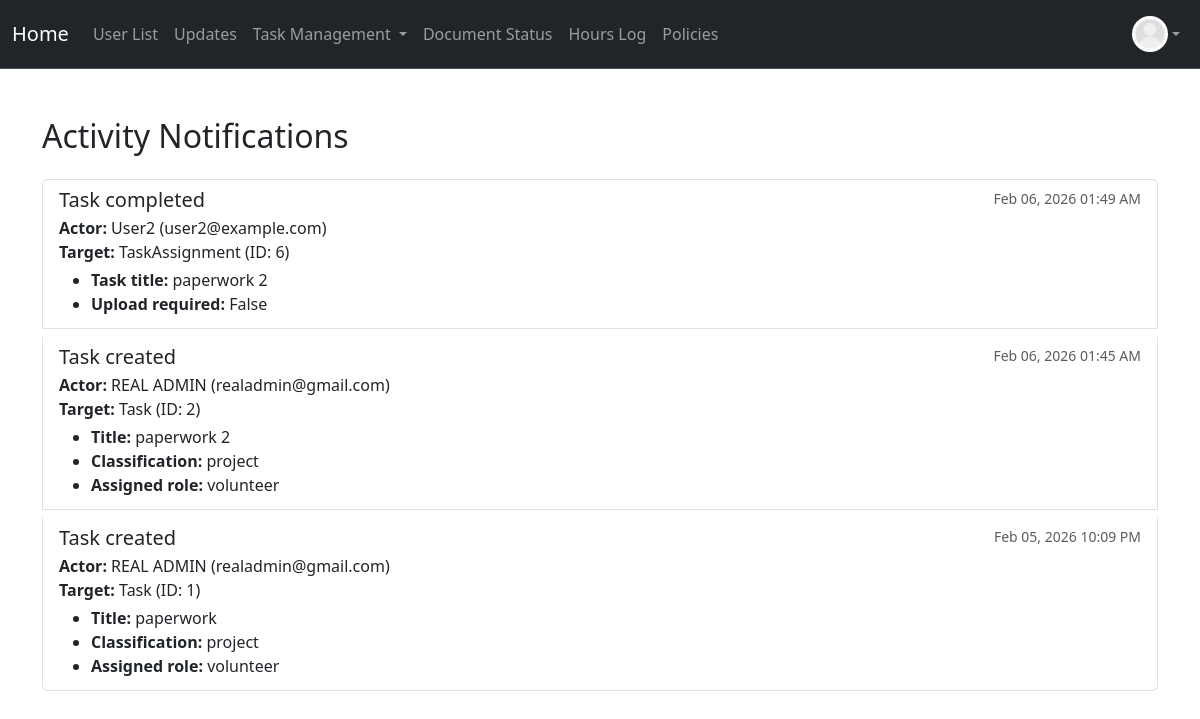
The page /notification (signed in) on the database as committed earlier.
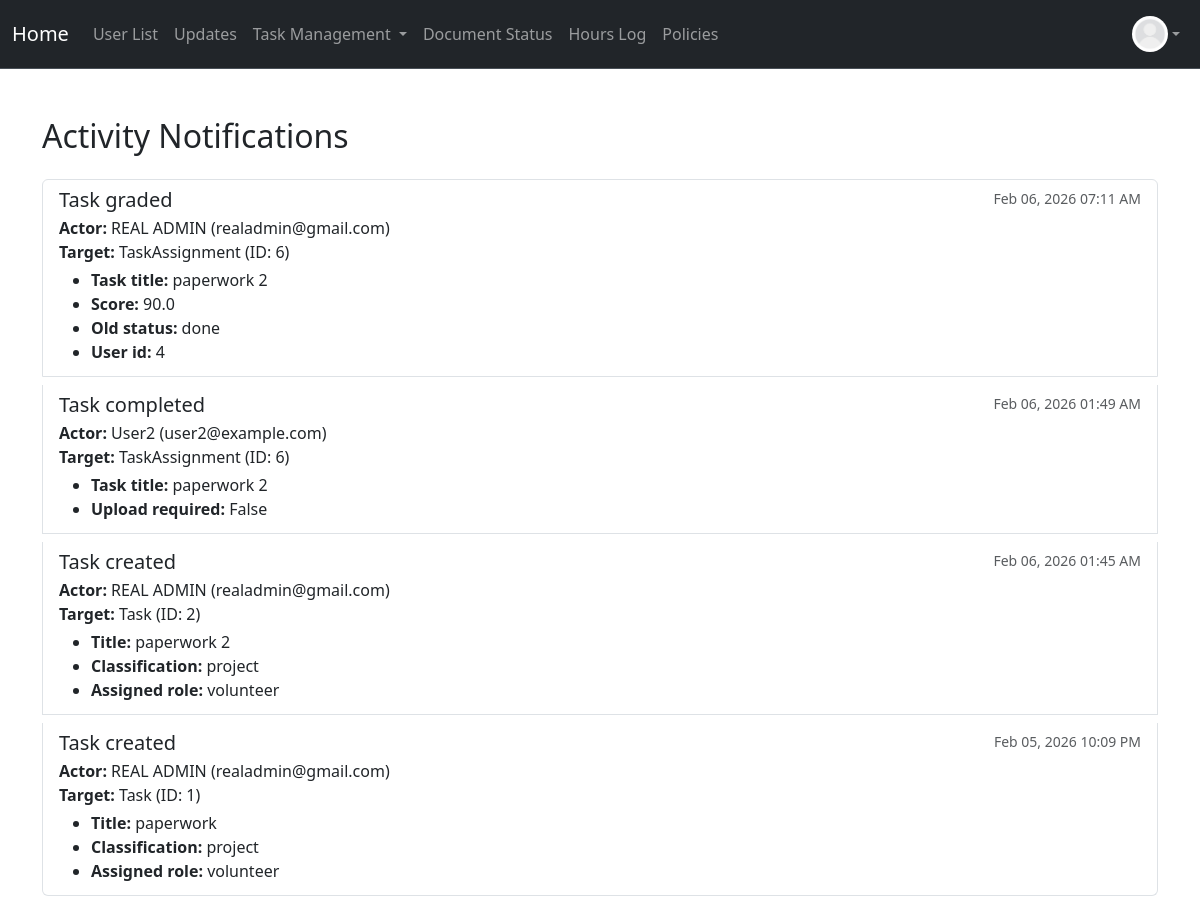
The same page on the database as committed later.
### project/models.py (models this page shows, shortened)
class User(db.Model, UserMixin):
    __tablename__ = 'users'
    id: Mapped[int] = mapped_column(primary_key=True)
    name: Mapped[str] = mapped_column()
    email: Mapped[str] = mapped_column(unique=True)
    address: Mapped[str] = mapped_column(default="None Provided")
    password_hash: Mapped[str] = mapped_column(db.String(128))
    date_created: Mapped[datetime] = mapped_column(DateTime, server_default=func.now())
    total_hours: Mapped[float] = mapped_column(default=0.0)
    picture: Mapped[str] = mapped_column(default="default.jpeg")
    role: Mapped[str] = mapped_column(default="user")  # "user", "volunteer", " intern", "board"
    hours: Mapped[List["Hours"]] = relationship("Hours", back_populates="user", cascade="all, delete-orphan")
    documents: Mapped[List["Document"]] = relationship("Document", back_populates="user", cascade="all, delete-orphan")
    task_assignments: Mapped[List["TaskAssignment"]] = relationship(
        "TaskAssignment",
        back_populates="user",
        cascade="all, delete-orphan"
    )

class ActivityLog(db.Model):
    __tablename__ = "activity_logs"
    id: Mapped[int] = mapped_column(primary_key=True)
    actor_id: Mapped[int] = mapped_column(db.ForeignKey("users.id"))
    actor = relationship("User")
    action: Mapped[str] = mapped_column()
    target_type: Mapped[str] = mapped_column()
    target_id: Mapped[int] = mapped_column()
    created_at: Mapped[datetime] = mapped_column(
        DateTime, server_default=func.now()
    )
    details: Mapped[dict] = mapped_column(JSON, nullable=True)

### app.py (the view)
@app.route("/notification")
@login_required
@permission_required('board')
def notification():
    logs = (
        ActivityLog.query
        .order_by(ActivityLog.created_at.desc())
        .limit(100)
        .all()
    )
    return render_template("notification.html", logs=logs)

### app.py (called while the page is built)
@app.context_processor
def inject_now():
    return {
        'now': datetime.now,
        'today': date.today
    }

### project/models.py (called while the page is built)
@login_manager.user_loader
def load_user(user_id):
    return User.query.get(user_id)

### project/templates/notification.html (shortened to what this page needs)
{% extends "base.html" %}
{% block content %}
<div class="container mt-5">
    <h2 class="mb-4">Activity Notifications</h2>
    {% if logs %}
        <div class="list-group">
            {% for log in logs %}
            <div class="list-group-item list-group-item-action flex-column align-items-start mb-2">
                <div class="d-flex w-100 justify-content-between">
                    <h5 class="mb-1">{{ log.action.replace('_', ' ') | capitalize }}</h5>
                    <small class="text-muted">{{ log.created_at.strftime('%b %d, %Y %I:%M %p') }}</small>
                </div>
                <p class="mb-1">
                    <strong>Actor:</strong> {{ log.actor.name }} ({{ log.actor.email }})<br>
                    <strong>Target:</strong> {{ log.target_type }} (ID: {{ log.target_id }})<br>
                </p>
                {% if log.details %}
                <ul class="mb-1">
                    {% for key, value in log.details.items() %}
                    <li><strong>{{ key | replace('_', ' ') | capitalize }}:</strong> {{ value }}</li>
                    {% endfor %}
                </ul>
                {% endif %}
            </div>
            {% endfor %}
        </div>
    {% else %}
        <p class="text-muted">No activity notifications to display.</p>
    {% endif %}
</div>
{% endblock %}

### project/templates/base.html (shortened to what this page needs)
<!DOCTYPE html>
<html>
  <head>
    <link href="https://cdn.jsdelivr.net/npm/bootstrap@5.3.8/dist/css/bootstrap.min.css" rel="stylesheet">
  </head>
  <body>
    <nav class="navbar navbar-expand bg-dark border-bottom border-body" data-bs-theme="dark">
      <div class="container-fluid d-flex">
        <a class="navbar-brand"
            href="{% if current_user.is_authenticated and current_user.role == 'admin' %}
              {{ url_for('admin_dashboard') }}
            {% elif current_user.is_authenticated and current_user.role == 'board' %}
              {{ url_for('board_dashboard') }}
            {% elif current_user.is_authenticated and current_user.role == 'volunteer' %}
                {{ url_for('volunteer_dashboard') }}
            {% elif current_user.is_authenticated and current_user.role == 'intern' %}
                {{ url_for('intern_dashboard') }}
            {% else %}
              {{ url_for('user_dashboard') }}
          {% endif %}">
          Home
        </a>
        <ul class="navbar-nav mb-2 mb-lg-0 d-flex flex-row">
          {% if current_user.is_authenticated %}
            {% if current_user.role == 'admin' or current_user.role == 'board' %}
              <li class="nav-item">
                <a class="nav-link" href="{{ url_for('user_list') }}">User List</a>
              </li>
              <li class="nav-item">
              <a class="nav-link"
              href="{{ url_for('notification') }}">
                  Updates </a>
              </li>
                <li class="nav-item dropdown">
                  <a class="nav-link dropdown-toggle" href="#" id="taskDropdown" role="button" aria-expanded="false">
                    Task Management
                  </a>
                </li>
            {% else %}
                <li class="nav-item">
                  <a class="nav-link" href="{{ url_for('my_tasks') }}">Tasks Status</a>
                </li>
            {% endif %}
            <li class="nav-item">
              <a class="nav-link" href="{{ url_for('document_status') }}">Document Status</a>
            </li>
            <li class="nav-item">
              <a class="nav-link"
              href="{{ url_for('hours_log') }}">
                  Hours Log </a>
            </li>
            <li class="nav-item">
              <a class="nav-link"
              href="{{ url_for('policies') }}">
                  Policies </a>
            </li>
          {% endif %}
        </ul>
        {% if current_user.is_authenticated %}
        <ul class="navbar-nav ms-auto mb-2 mb-lg-0">
          <li class="nav-item dropdown">
            <a class="nav-link d-flex align-items-center dropdown-toggle" href="#" id="profileDropdown" role="button" aria-expanded="false">
              <img src="{{ url_for('static', filename='profile_pics/' ~ current_user.picture ) }}" alt="Profile" style="height:36px;width:36px;border-radius:50%;">
            </a>
          </li>
        </ul>
        {% endif %}
      </div>
    </nav>
    {% block content %}
    {% endblock %}
  </body>
</html>

### project/templates/base.html (style rules this page uses)
.dropdown { position: relative; display: inline-block; }

Rows that differ between the two databases and show on the page:
added ActivityLog: action.replace "Task graded", created_at "Feb 06, 2026 07:11 AM", actor.name "REAL ADMIN", actor.email "realadmin@gmail.com", target_type "TaskAssignment", target_id "6", key "Task title" "Score" "Old status" "User id", details "paperwork 2" "90.0" "done" "4"
